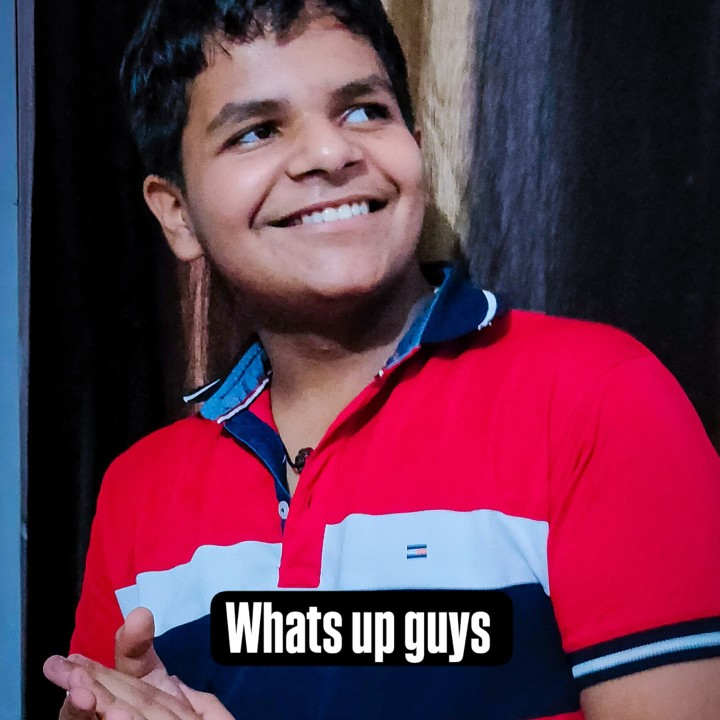
#> input picture 8454.jpg, 720 x 720 px
$ python -i detector.py   (imports and definitions only)   (Python 2 division)
#> lines starting #> are read from the running program, lines starting #| are printed output that depends on the picture
import cv2

from src.motion.motion_result import MotionResult


class MotionDetector:

    def __init__(self):

        self.previous_frame = None

    def detect(self, frame):

        gray = cv2.cvtColor(
            frame.data,
            cv2.COLOR_BGR2GRAY,
        )

        gray = cv2.GaussianBlur(
            gray,
            (21,21),
            0,
        )

        if self.previous_frame is None:
            self.previous_frame = gray

            return MotionResult(
                False,
                0,
                [],
            )

        difference = cv2.absdiff(
            self.previous_frame,
            gray,
        )

        threshold = cv2.threshold(
            difference,
            25,
            255,
            cv2.THRESH_BINARY,
        )[1]

        threshold = cv2.dilate(
            threshold,
            None,
            iterations=2,
        )

        contours, _ = cv2.findContours(
            threshold,
            cv2.RETR_EXTERNAL,
            cv2.CHAIN_APPROX_SIMPLE,
        )

        boxes = []

        for contour in contours:

            if cv2.contourArea(contour) < 500:

                continue

            x, y, w, h = cv2.boundingRect(contour)

            boxes.append(
                (x, y, w, h)
            )

        self.previous_frame = gray

        return MotionResult(
            len(boxes) > 0,
            len(boxes),
            boxes,
        )

>>> import cv2
>>> picture = cv2.imread('../../8454.jpg', cv2.IMREAD_GRAYSCALE)
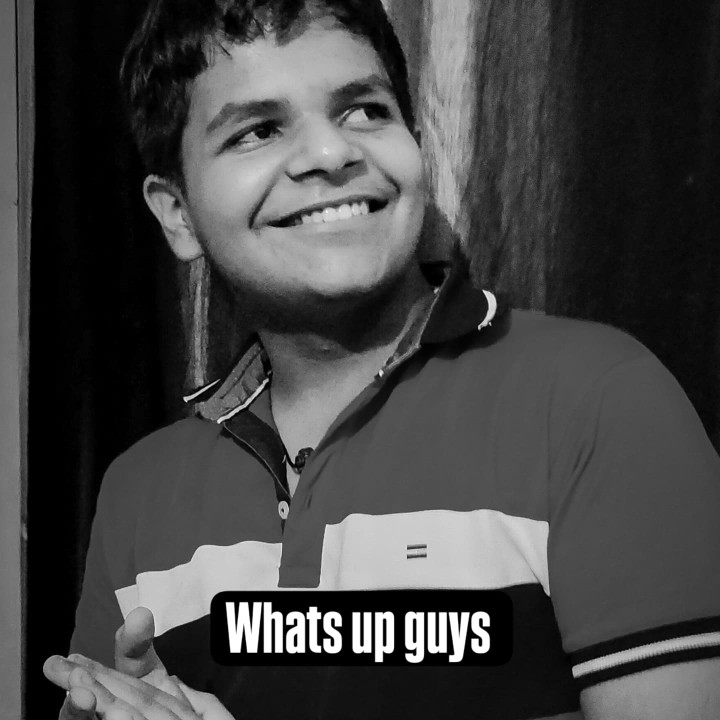
#> picture: shape (720, 720); min 0, max 255, mean 68
#> (the run stopped early here; a loop or call above may not have finished)
